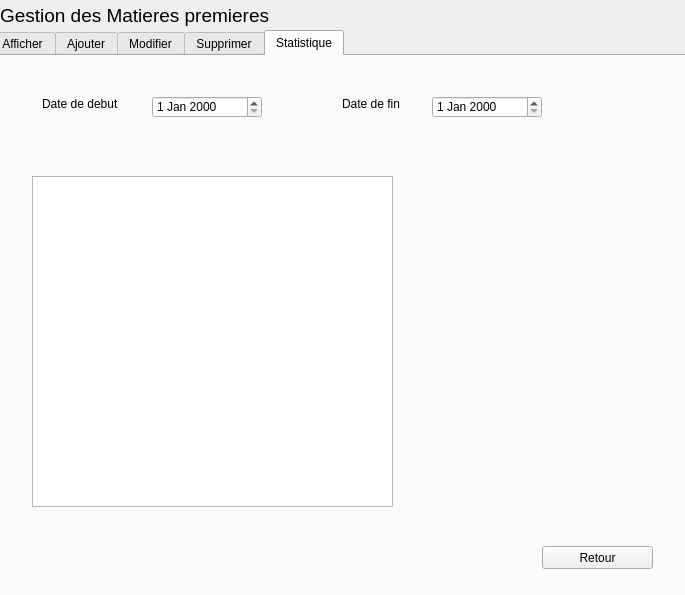
<?xml version="1.0" encoding="UTF-8"?>
<ui version="4.0">
 <class>matiereP</class>
 <widget class="QDialog" name="matiereP">
  <property name="geometry">
   <rect>
    <x>0</x>
    <y>0</y>
    <width>685</width>
    <height>595</height>
   </rect>
  </property>
  <property name="windowTitle">
   <string>Matieres premieres</string>
  </property>
  <widget class="QTabWidget" name="tabWidget_2">
   <property name="geometry">
    <rect>
     <x>-10</x>
     <y>30</y>
     <width>711</width>
     <height>571</height>
    </rect>
   </property>
   <property name="currentIndex">
    <number>4</number>
   </property>
   <widget class="QWidget" name="tab_20">
    <attribute name="icon">
     <iconset>
      <normaloff>../103781041_261928508227230_1140366451975261143_n.png</normaloff>../103781041_261928508227230_1140366451975261143_n.png</iconset>
    </attribute>
    <attribute name="title">
     <string>Afficher</string>
    </attribute>
    <widget class="QTableView" name="afficherMatierePremiere">
     <property name="geometry">
      <rect>
       <x>30</x>
       <y>90</y>
       <width>491</width>
       <height>281</height>
      </rect>
     </property>
    </widget>
    <widget class="QLabel" name="label_2">
     <property name="geometry">
      <rect>
       <x>70</x>
       <y>390</y>
       <width>81</width>
       <height>31</height>
      </rect>
     </property>
     <property name="font">
      <font>
       <pointsize>9</pointsize>
       <weight>75</weight>
       <bold>true</bold>
      </font>
     </property>
     <property name="text">
      <string>Trier par  :</string>
     </property>
    </widget>
    <widget class="QPushButton" name="pushButton_6">
     <property name="geometry">
      <rect>
       <x>534</x>
       <y>490</y>
       <width>111</width>
       <height>23</height>
      </rect>
     </property>
     <property name="text">
      <string>Retour</string>
     </property>
    </widget>
    <widget class="QLabel" name="label_4">
     <property name="geometry">
      <rect>
       <x>530</x>
       <y>120</y>
       <width>141</width>
       <height>191</height>
      </rect>
     </property>
     <property name="text">
      <string/>
     </property>
     <property name="pixmap">
      <pixmap>../afficher.jpg</pixmap>
     </property>
    </widget>
    <widget class="QPushButton" name="pushButton_4">
     <property name="geometry">
      <rect>
       <x>140</x>
       <y>420</y>
       <width>75</width>
       <height>23</height>
      </rect>
     </property>
     <property name="text">
      <string>Libelle</string>
     </property>
    </widget>
    <widget class="QPushButton" name="pushButton_8">
     <property name="geometry">
      <rect>
       <x>240</x>
       <y>420</y>
       <width>75</width>
       <height>23</height>
      </rect>
     </property>
     <property name="text">
      <string>Quantite</string>
     </property>
    </widget>
   </widget>
   <widget class="QWidget" name="tab_19">
    <attribute name="icon">
     <iconset>
      <normaloff>../123644970_3664975860188863_7966333769266009608_n.png</normaloff>../123644970_3664975860188863_7966333769266009608_n.png</iconset>
    </attribute>
    <attribute name="title">
     <string>Ajouter</string>
    </attribute>
    <widget class="QLabel" name="label_21">
     <property name="geometry">
      <rect>
       <x>60</x>
       <y>50</y>
       <width>81</width>
       <height>16</height>
      </rect>
     </property>
     <property name="font">
      <font>
       <pointsize>9</pointsize>
       <weight>50</weight>
       <bold>false</bold>
      </font>
     </property>
     <property name="text">
      <string>Identifiant</string>
     </property>
    </widget>
    <widget class="QLabel" name="label_22">
     <property name="geometry">
      <rect>
       <x>60</x>
       <y>100</y>
       <width>47</width>
       <height>14</height>
      </rect>
     </property>
     <property name="font">
      <font>
       <pointsize>9</pointsize>
       <weight>50</weight>
       <bold>false</bold>
      </font>
     </property>
     <property name="text">
      <string>Libellé</string>
     </property>
    </widget>
    <widget class="QLabel" name="label_23">
     <property name="geometry">
      <rect>
       <x>60</x>
       <y>150</y>
       <width>61</width>
       <height>16</height>
      </rect>
     </property>
     <property name="font">
      <font>
       <pointsize>9</pointsize>
       <weight>50</weight>
       <bold>false</bold>
      </font>
     </property>
     <property name="text">
      <string>Reference</string>
     </property>
    </widget>
    <widget class="QLabel" name="label_24">
     <property name="geometry">
      <rect>
       <x>60</x>
       <y>200</y>
       <width>81</width>
       <height>16</height>
      </rect>
     </property>
     <property name="font">
      <font>
       <pointsize>9</pointsize>
       <weight>50</weight>
       <bold>false</bold>
      </font>
     </property>
     <property name="text">
      <string>Description</string>
     </property>
    </widget>
    <widget class="QLabel" name="label_25">
     <property name="geometry">
      <rect>
       <x>60</x>
       <y>320</y>
       <width>91</width>
       <height>16</height>
      </rect>
     </property>
     <property name="font">
      <font>
       <pointsize>9</pointsize>
       <weight>50</weight>
       <bold>false</bold>
      </font>
     </property>
     <property name="text">
      <string>Prix_Hors_Taxes</string>
     </property>
    </widget>
    <widget class="QLabel" name="label_26">
     <property name="geometry">
      <rect>
       <x>60</x>
       <y>370</y>
       <width>51</width>
       <height>16</height>
      </rect>
     </property>
     <property name="font">
      <font>
       <pointsize>9</pointsize>
       <weight>50</weight>
       <bold>false</bold>
      </font>
     </property>
     <property name="text">
      <string>Quantité</string>
     </property>
    </widget>
    <widget class="QLineEdit" name="lineEdit_idMP">
     <property name="geometry">
      <rect>
       <x>180</x>
       <y>50</y>
       <width>211</width>
       <height>20</height>
      </rect>
     </property>
     <property name="maxLength">
      <number>8</number>
     </property>
    </widget>
    <widget class="QLineEdit" name="lineEdit_libelle">
     <property name="geometry">
      <rect>
       <x>180</x>
       <y>100</y>
       <width>211</width>
       <height>20</height>
      </rect>
     </property>
    </widget>
    <widget class="QLineEdit" name="lineEdit_reference">
     <property name="geometry">
      <rect>
       <x>180</x>
       <y>150</y>
       <width>211</width>
       <height>20</height>
      </rect>
     </property>
    </widget>
    <widget class="QLineEdit" name="lineEdit_prixHT">
     <property name="geometry">
      <rect>
       <x>180</x>
       <y>320</y>
       <width>211</width>
       <height>20</height>
      </rect>
     </property>
    </widget>
    <widget class="QLineEdit" name="lineEdit_quantite">
     <property name="geometry">
      <rect>
       <x>180</x>
       <y>370</y>
       <width>211</width>
       <height>20</height>
      </rect>
     </property>
    </widget>
    <widget class="QTextEdit" name="textEdit">
     <property name="geometry">
      <rect>
       <x>180</x>
       <y>200</y>
       <width>211</width>
       <height>91</height>
      </rect>
     </property>
    </widget>
    <widget class="QPushButton" name="pushButton_2">
     <property name="geometry">
      <rect>
       <x>184</x>
       <y>420</y>
       <width>201</width>
       <height>23</height>
      </rect>
     </property>
     <property name="font">
      <font>
       <weight>50</weight>
       <bold>false</bold>
      </font>
     </property>
     <property name="text">
      <string>Enregistrer</string>
     </property>
    </widget>
    <widget class="QLabel" name="label_27">
     <property name="geometry">
      <rect>
       <x>410</x>
       <y>40</y>
       <width>291</width>
       <height>341</height>
      </rect>
     </property>
     <property name="text">
      <string/>
     </property>
     <property name="pixmap">
      <pixmap>../mp.jpg</pixmap>
     </property>
    </widget>
    <widget class="QPushButton" name="pushButton_5">
     <property name="geometry">
      <rect>
       <x>600</x>
       <y>500</y>
       <width>75</width>
       <height>23</height>
      </rect>
     </property>
     <property name="text">
      <string>Retour</string>
     </property>
    </widget>
   </widget>
   <widget class="QWidget" name="tab_21">
    <attribute name="icon">
     <iconset>
      <normaloff>../123732013_1045972172495472_690709610642558918_n.png</normaloff>../123732013_1045972172495472_690709610642558918_n.png</iconset>
    </attribute>
    <attribute name="title">
     <string>Modifier</string>
    </attribute>
    <widget class="QLabel" name="label_31">
     <property name="geometry">
      <rect>
       <x>60</x>
       <y>60</y>
       <width>71</width>
       <height>16</height>
      </rect>
     </property>
     <property name="font">
      <font>
       <pointsize>9</pointsize>
       <weight>50</weight>
       <bold>false</bold>
      </font>
     </property>
     <property name="text">
      <string>Identifiant</string>
     </property>
    </widget>
    <widget class="QLineEdit" name="lineEdit_8">
     <property name="geometry">
      <rect>
       <x>150</x>
       <y>60</y>
       <width>211</width>
       <height>20</height>
      </rect>
     </property>
     <property name="maxLength">
      <number>8</number>
     </property>
    </widget>
    <widget class="QPushButton" name="pushButton_7">
     <property name="geometry">
      <rect>
       <x>590</x>
       <y>510</y>
       <width>75</width>
       <height>23</height>
      </rect>
     </property>
     <property name="text">
      <string>Retour</string>
     </property>
    </widget>
    <widget class="QLabel" name="label_44">
     <property name="geometry">
      <rect>
       <x>70</x>
       <y>120</y>
       <width>81</width>
       <height>16</height>
      </rect>
     </property>
     <property name="font">
      <font>
       <pointsize>9</pointsize>
       <weight>50</weight>
       <bold>false</bold>
      </font>
     </property>
     <property name="text">
      <string>Libellé</string>
     </property>
    </widget>
    <widget class="QLineEdit" name="lineEdit_Nom_3">
     <property name="geometry">
      <rect>
       <x>150</x>
       <y>120</y>
       <width>211</width>
       <height>20</height>
      </rect>
     </property>
     <property name="maxLength">
      <number>10</number>
     </property>
    </widget>
    <widget class="QLineEdit" name="lineEdit">
     <property name="geometry">
      <rect>
       <x>150</x>
       <y>170</y>
       <width>211</width>
       <height>20</height>
      </rect>
     </property>
    </widget>
    <widget class="QLabel" name="label_7">
     <property name="geometry">
      <rect>
       <x>70</x>
       <y>170</y>
       <width>61</width>
       <height>16</height>
      </rect>
     </property>
     <property name="text">
      <string>Reference</string>
     </property>
    </widget>
    <widget class="QLabel" name="label_8">
     <property name="geometry">
      <rect>
       <x>70</x>
       <y>220</y>
       <width>61</width>
       <height>16</height>
      </rect>
     </property>
     <property name="text">
      <string>Description</string>
     </property>
    </widget>
    <widget class="QPlainTextEdit" name="plainTextEdit">
     <property name="geometry">
      <rect>
       <x>150</x>
       <y>220</y>
       <width>251</width>
       <height>121</height>
      </rect>
     </property>
    </widget>
    <widget class="QLabel" name="label_9">
     <property name="geometry">
      <rect>
       <x>70</x>
       <y>380</y>
       <width>71</width>
       <height>16</height>
      </rect>
     </property>
     <property name="text">
      <string>Prix hors taxe</string>
     </property>
    </widget>
    <widget class="QLineEdit" name="lineEdit_2">
     <property name="geometry">
      <rect>
       <x>150</x>
       <y>380</y>
       <width>211</width>
       <height>20</height>
      </rect>
     </property>
    </widget>
    <widget class="QLabel" name="label_10">
     <property name="geometry">
      <rect>
       <x>70</x>
       <y>420</y>
       <width>47</width>
       <height>14</height>
      </rect>
     </property>
     <property name="text">
      <string>Quantité</string>
     </property>
    </widget>
    <widget class="QLineEdit" name="lineEdit_3">
     <property name="geometry">
      <rect>
       <x>150</x>
       <y>420</y>
       <width>211</width>
       <height>20</height>
      </rect>
     </property>
    </widget>
    <widget class="QPushButton" name="pushButton">
     <property name="geometry">
      <rect>
       <x>154</x>
       <y>480</y>
       <width>211</width>
       <height>23</height>
      </rect>
     </property>
     <property name="text">
      <string>Enregistrer</string>
     </property>
    </widget>
    <widget class="QLabel" name="label_5">
     <property name="geometry">
      <rect>
       <x>430</x>
       <y>90</y>
       <width>191</width>
       <height>281</height>
      </rect>
     </property>
     <property name="text">
      <string/>
     </property>
     <property name="pixmap">
      <pixmap>../modifier info.jpg</pixmap>
     </property>
    </widget>
   </widget>
   <widget class="QWidget" name="tab_22">
    <attribute name="icon">
     <iconset>
      <normaloff>../123651087_955991438259167_1031905740607580615_n.png</normaloff>../123651087_955991438259167_1031905740607580615_n.png</iconset>
    </attribute>
    <attribute name="title">
     <string>Supprimer</string>
    </attribute>
    <widget class="QLabel" name="label_28">
     <property name="geometry">
      <rect>
       <x>20</x>
       <y>50</y>
       <width>131</width>
       <height>20</height>
      </rect>
     </property>
     <property name="font">
      <font>
       <pointsize>9</pointsize>
       <weight>50</weight>
       <bold>false</bold>
      </font>
     </property>
     <property name="text">
      <string/>
     </property>
    </widget>
    <widget class="QLineEdit" name="lineEdit_7">
     <property name="geometry">
      <rect>
       <x>200</x>
       <y>90</y>
       <width>201</width>
       <height>20</height>
      </rect>
     </property>
     <property name="maxLength">
      <number>10</number>
     </property>
    </widget>
    <widget class="QPushButton" name="pushButton_3">
     <property name="geometry">
      <rect>
       <x>320</x>
       <y>320</y>
       <width>75</width>
       <height>23</height>
      </rect>
     </property>
     <property name="font">
      <font>
       <pointsize>9</pointsize>
       <weight>50</weight>
       <bold>false</bold>
      </font>
     </property>
     <property name="text">
      <string>Supprimer</string>
     </property>
    </widget>
    <widget class="QTableView" name="tableView_2">
     <property name="geometry">
      <rect>
       <x>60</x>
       <y>150</y>
       <width>371</width>
       <height>221</height>
      </rect>
     </property>
    </widget>
    <widget class="QPushButton" name="pushButton_9">
     <property name="geometry">
      <rect>
       <x>590</x>
       <y>500</y>
       <width>75</width>
       <height>23</height>
      </rect>
     </property>
     <property name="text">
      <string>Retour</string>
     </property>
    </widget>
    <widget class="QLabel" name="label_11">
     <property name="geometry">
      <rect>
       <x>450</x>
       <y>130</y>
       <width>201</width>
       <height>221</height>
      </rect>
     </property>
     <property name="text">
      <string/>
     </property>
     <property name="pixmap">
      <pixmap>../suprimer.jpg</pixmap>
     </property>
    </widget>
    <widget class="QLabel" name="label_6">
     <property name="geometry">
      <rect>
       <x>70</x>
       <y>60</y>
       <width>131</width>
       <height>61</height>
      </rect>
     </property>
     <property name="text">
      <string>Nom de la matiere 
premiere</string>
     </property>
    </widget>
    <zorder>tableView_2</zorder>
    <zorder>label_28</zorder>
    <zorder>lineEdit_7</zorder>
    <zorder>pushButton_3</zorder>
    <zorder>pushButton_9</zorder>
    <zorder>label_11</zorder>
    <zorder>label_6</zorder>
   </widget>
   <widget class="QWidget" name="tab_24">
    <attribute name="icon">
     <iconset>
      <normaloff>../iconstatistiques.jpg</normaloff>../iconstatistiques.jpg</iconset>
    </attribute>
    <attribute name="title">
     <string>Statistique</string>
    </attribute>
    <widget class="QLabel" name="label_20">
     <property name="geometry">
      <rect>
       <x>450</x>
       <y>80</y>
       <width>221</width>
       <height>281</height>
      </rect>
     </property>
     <property name="text">
      <string/>
     </property>
     <property name="pixmap">
      <pixmap>../statistiques.jpg</pixmap>
     </property>
    </widget>
    <widget class="QTableView" name="tableView">
     <property name="geometry">
      <rect>
       <x>40</x>
       <y>120</y>
       <width>361</width>
       <height>331</height>
      </rect>
     </property>
    </widget>
    <widget class="QLabel" name="label_29">
     <property name="geometry">
      <rect>
       <x>50</x>
       <y>40</y>
       <width>81</width>
       <height>16</height>
      </rect>
     </property>
     <property name="font">
      <font>
       <pointsize>9</pointsize>
       <weight>50</weight>
       <bold>false</bold>
      </font>
     </property>
     <property name="text">
      <string>Date de debut</string>
     </property>
    </widget>
    <widget class="QDateEdit" name="dateEdit">
     <property name="geometry">
      <rect>
       <x>160</x>
       <y>40</y>
       <width>110</width>
       <height>22</height>
      </rect>
     </property>
     <property name="font">
      <font>
       <pointsize>9</pointsize>
       <weight>50</weight>
       <bold>false</bold>
      </font>
     </property>
    </widget>
    <widget class="QLabel" name="label_30">
     <property name="geometry">
      <rect>
       <x>350</x>
       <y>40</y>
       <width>71</width>
       <height>16</height>
      </rect>
     </property>
     <property name="font">
      <font>
       <pointsize>9</pointsize>
       <weight>50</weight>
       <bold>false</bold>
      </font>
     </property>
     <property name="text">
      <string>Date de fin</string>
     </property>
    </widget>
    <widget class="QDateEdit" name="dateEdit_2">
     <property name="geometry">
      <rect>
       <x>440</x>
       <y>40</y>
       <width>110</width>
       <height>22</height>
      </rect>
     </property>
     <property name="font">
      <font>
       <pointsize>9</pointsize>
       <weight>50</weight>
       <bold>false</bold>
      </font>
     </property>
    </widget>
    <widget class="QPushButton" name="pushButton_10">
     <property name="geometry">
      <rect>
       <x>550</x>
       <y>490</y>
       <width>111</width>
       <height>23</height>
      </rect>
     </property>
     <property name="text">
      <string>Retour</string>
     </property>
     <property name="default">
      <bool>true</bool>
     </property>
    </widget>
   </widget>
  </widget>
  <widget class="QLabel" name="label_3">
   <property name="geometry">
    <rect>
     <x>-4</x>
     <y>0</y>
     <width>721</width>
     <height>31</height>
    </rect>
   </property>
   <property name="text">
    <string/>
   </property>
   <property name="pixmap">
    <pixmap>../123786019_373218060601907_9161192570750179897_n.jpg</pixmap>
   </property>
  </widget>
  <widget class="QLabel" name="label">
   <property name="geometry">
    <rect>
     <x>0</x>
     <y>0</y>
     <width>291</width>
     <height>31</height>
    </rect>
   </property>
   <property name="font">
    <font>
     <family>MS Shell Dlg 2</family>
     <pointsize>14</pointsize>
     <weight>9</weight>
     <italic>false</italic>
     <bold>false</bold>
    </font>
   </property>
   <property name="styleSheet">
    <string notr="true">font: 75 14pt &quot;MS Shell Dlg 2&quot;rgb(170, 0, 0)</string>
   </property>
   <property name="text">
    <string>Gestion des Matieres premieres</string>
   </property>
  </widget>
 </widget>
 <resources/>
 <connections/>
</ui>
